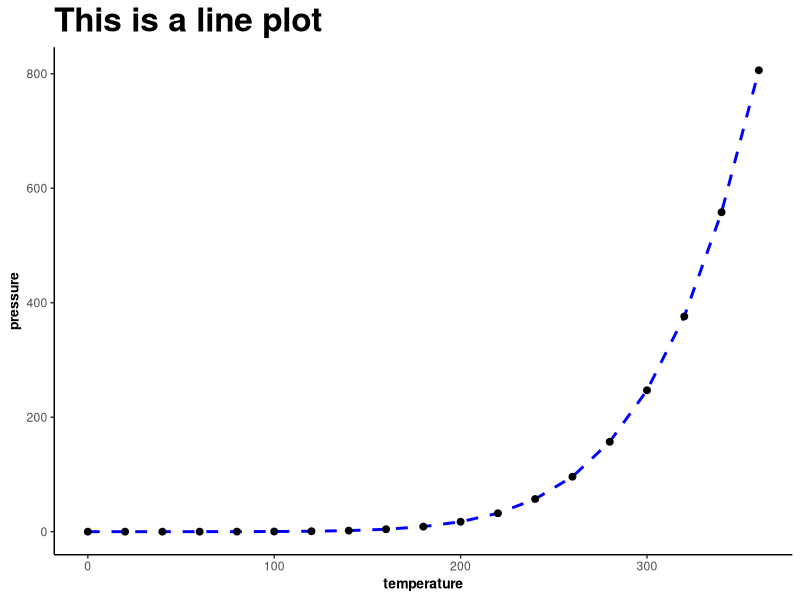
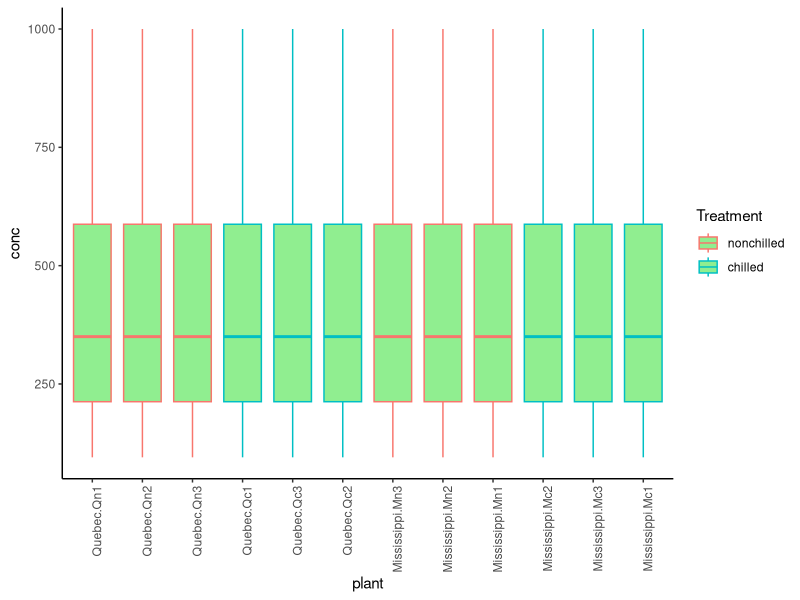

Reproduce these figures in R, in order.
##########################################
# Add a new script called test.
# Author: Suh-Yuen Liang
# Date: 2023/12/18
# Revision: 2023/12/18
##########################################
library(ggplot2)
library(dplyr)
# show sessioninfo
sessionInfo()

# show dataset 
head(datasets::pressure)

# show line plot
ggplot(pressure, aes(x=temperature, y=pressure))+
  geom_line(colour='blue',linetype=2, size=1)+
  geom_point(colour="black", size=2, show.legend =T)+
  theme_classic()+
  ggtitle('This is a line plot')+
  theme(title=element_text(size=20, face="bold", hjust=0.5),
  axis.title = element_text(size=10,  hjust=0.5))

# show bar plot
head(datasets::CO2)

ggplot(CO2, aes(x=interaction(Type,Plant), y=conc, color=Treatment))+
  geom_boxplot(fill="lightgreen") +
  theme_classic() +
  labs(x="plant")+
  theme(axis.text.x = element_text(angle=90, hjust=1))
